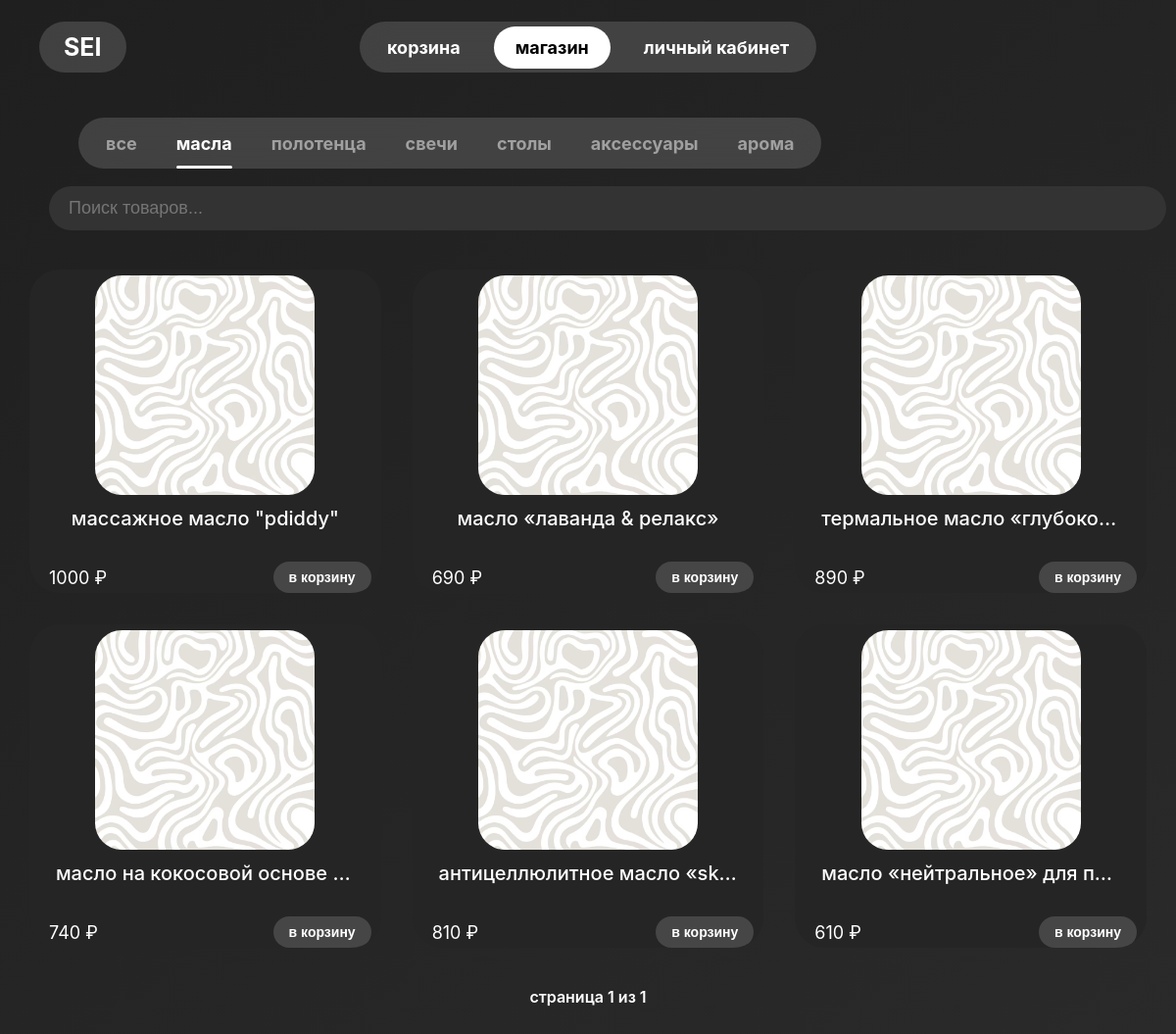
Screenshot of /store/?category=masla with the database file from the repository.
### store/models.py (models this page shows, shortened)
class ProductCategory(models.Model):
    name = models.CharField("Название категории", max_length=100)
    slug = models.SlugField("Слаг", unique=True)

class Product(models.Model):
    category = models.ForeignKey(
        ProductCategory,
        on_delete=models.CASCADE,
        related_name='products',
        verbose_name="Категория"
    )
    name = models.CharField("Название", max_length=200)
    description = models.TextField("Описание", blank=True)
    price = models.DecimalField("Цена", max_digits=10, decimal_places=2)
    image = models.ImageField("Фото", upload_to='products/', blank=True, null=True)

### store/views.py (the view)
# urls.py: path('', views.product_list, name='store'),
def product_list(request):
    category_slug = request.GET.get("category")
    categories = ProductCategory.objects.all()
    if category_slug and category_slug != 'all':
        products_all = Product.objects.filter(category__slug=category_slug)
    else:
        products_all = Product.objects.all()
        category_slug = 'all'
    paginator = Paginator(products_all, 20)
    page_number = request.GET.get('page', 1)
    page_obj = paginator.get_page(page_number)
    if request.user.is_authenticated:
        cart = get_cart(request)
        cart_items = cart.items.all()
        cart_dict = {str(item.product.id): item.quantity for item in cart_items}
        cart_count = sum(cart_dict.values())
    else:
        cart_dict = request.session.get('cart', {})
        cart_count = sum(cart_dict.values())
    return render(request, 'store/store.html', {
        'categories': categories,
        'active_category': category_slug,
        'page_obj': page_obj,
        'products': page_obj.object_list,
        'cart_count': cart_count,
        'cart_dict': cart_dict,
    })

### store/templatetags/store_extras.py (called while the page is built)
@register.filter
def get_item(dictionary, key):
    if isinstance(dictionary, dict):
        key_str = str(key)
        return dictionary.get(key_str)
    return None

### store/templates/store/store.html (shortened to what this page needs)
{% extends 'home/base.html' %}
{% load static %}
{% load store_extras %}
{% block extra_head %}
<link rel="stylesheet" href="{% static 'css/store.css' %}">
{% endblock %}
{% block content %}
<div class="categories-with-selected-bar">
  <div class="categories-tab-bar" id="productCategoriesMenu">
    <a href="?category=all" class="{% if not active_category or active_category == 'all' %}active{% endif %}">
      <span>Все</span>
    </a>
    {% for category in categories %}
      <a href="?category={{ category.slug }}"
         class="{% if category.slug == active_category %}active{% endif %}">
        <span>{{ category.name }}</span>
      </a>
    {% endfor %}
  </div>
</div>
<div class="cards-scroll-wrapper">
  <div class="shop-container">
    <div class="shop-search">
      <input type="text" id="shop-search-input" placeholder="Поиск товаров..." />
    </div>
    <div class="products-grid">
      {% for product in products %}
      <div class="product-card" data-name="{{ product.name|lower }}">
        <div class="product-images">
          {% if product.image %}
            <img src="{{ product.image.url }}" alt="{{ product.name }}">
          {% else %}
            <img src="{% static 'media/default-pattern1.avif' %}" alt="default image">
          {% endif %}
        </div>
        <h3>{{ product.name }}</h3>
      <div class="price-and-cart" data-product-id="{{ product.id }}">
        <p class="price">{{ product.price|floatformat:0 }} ₽</p>
        <div class="cart-control">
          {% with count=cart_dict|get_item:product.id %}
            {% if count and count|to_int > 0 %}
              <div class="counter">
                <button class="counter-btn minus">−</button>
                <span class="count">{{ count }}</span>
                <button class="counter-btn plus">+</button>
              </div>
            {% else %}
              <button class="add-to-cart-btn" data-product-id="{{ product.id }}">в корзину</button>
            {% endif %}
          {% endwith %}
        </div>
      </div>
      </div>
      {% empty %}
      <p>Товары не найдены.</p>
      {% endfor %}
    </div>
      <div class="pagination" style="text-align:center; margin: 40px 0;">
        <span>cтраница {{ page_obj.number }} из {{ page_obj.paginator.num_pages }}</span>
      </div>
  </div>
</div>
{% endblock %}

### static/css/base.css (style rules this page uses)
* { box-sizing: border-box; margin: 0; padding: 0; }
body { font-family: 'Inter', sans-serif; background: linear-gradient(145deg, #1f1f1f, #2a2a2a); color: #fff; min-height: 100vh; overflow-x: hidden; overflow-y: hidden; }

### rows the page displays
ProductCategory: name "масла"
ProductCategory: name "полотенца"
ProductCategory: name "свечи"
ProductCategory: name "столы"
ProductCategory: name "аксессуары"
ProductCategory: name "арома"
Product: name "массажное масло \"pdiddy\"", price "1000"
Product: name "масло «лаванда & релакс»", price "690"
Product: name "термальное масло «глубоко…", price "890"
Product: name "масло на кокосовой основе…", price "740"
Product: name "антицеллюлитное масло «sk…", price "810"
Product: name "масло «нейтральное» для п…", price "610"

### other values shown
{{ page_obj.number }} "1"
{{ page_obj.paginator.num_pages }} "1"
